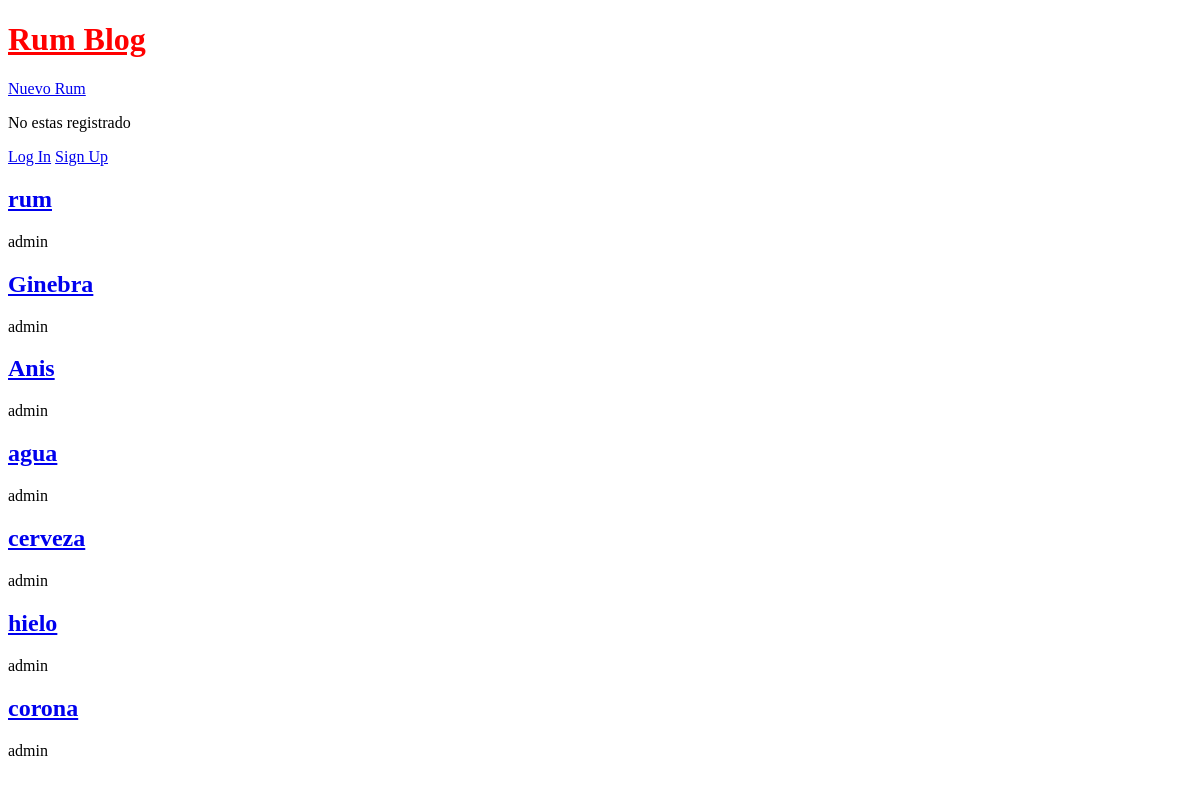
/, run on an earlier commit of the app's database.
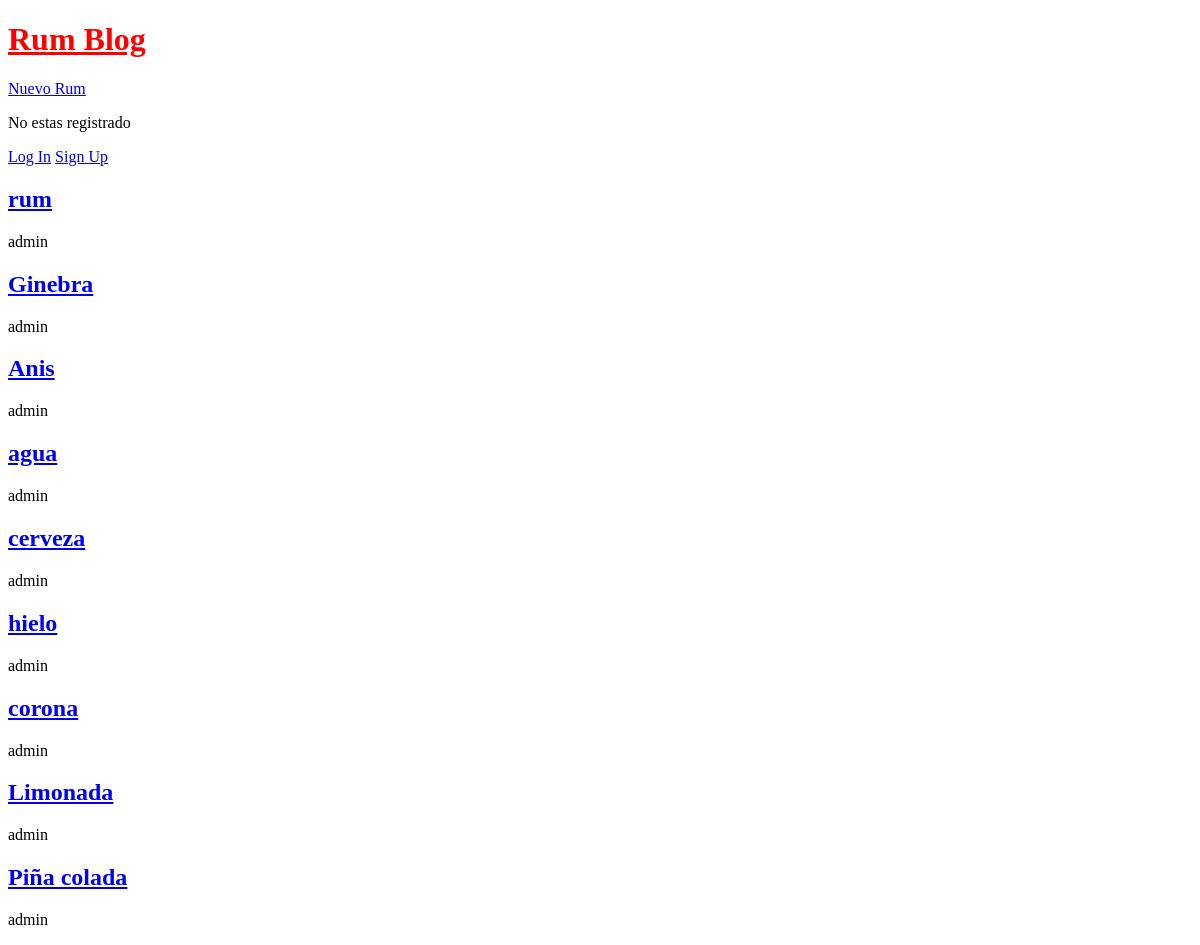
And on a later commit of the database.
### blogs/models.py (models this page shows, shortened)
class Publication(models.Model):
    title = models.CharField(max_length=200)
    author = models.ForeignKey(
        "auth.User",
        on_delete=models.CASCADE,
    )
    body = models.TextField()

### blogs/views.py (the view)
# urls.py: path("", BlogListView.as_view(), name="home"),
class BlogListView(ListView):
    model = Publication
    template_name = 'home.html'

### templates/home.html
{% extends "base.html" %}
{% block content %}
    {% if user.is_authenticated %}
        Hi {{ user.username }} :)
        <form action="{% url 'logout' %}" method="post">
            {% csrf_token %}
            <button type="submit">Log Out</button>
        </form>
    {% else %}
        <p>No estas registrado</p>
        <a href="{% url 'login' %}">Log In</a>
        <a href="{% url 'signup' %}">Sign Up</a>
    {% endif %}
    {% for publication in publication_list %}
        <h2><a href="{% url 'post_detail' publication.pk %}">{{ publication.title }}</a></h2>
        <p>{{ publication.author }}</p>
    {% endfor %}
{% endblock content %}

### templates/base.html (shortened to what this page needs)
{% load static %}
<!DOCTYPE html>
<html lang="en">
<head>
    <link rel="stylesheet" href="{% static 'css/style.css' %}">
</head>
<body>
        <header>
            <h1><a href="{% url 'home' %}">Rum Blog</a></h1>
        </header>
        <a href="{% url 'post_new' %}">Nuevo Rum</a>
        <section>
            {% block content %}
            {% endblock content %}
        </section>
</body>
</html>

### static/css/style.css (style rules this page uses)
header h1 a { color: red; }

What changed in the data, as far as the page shows it:
added Publication: title "Limonada", author "admin"
added Publication: title "Piña colada", author "admin"
